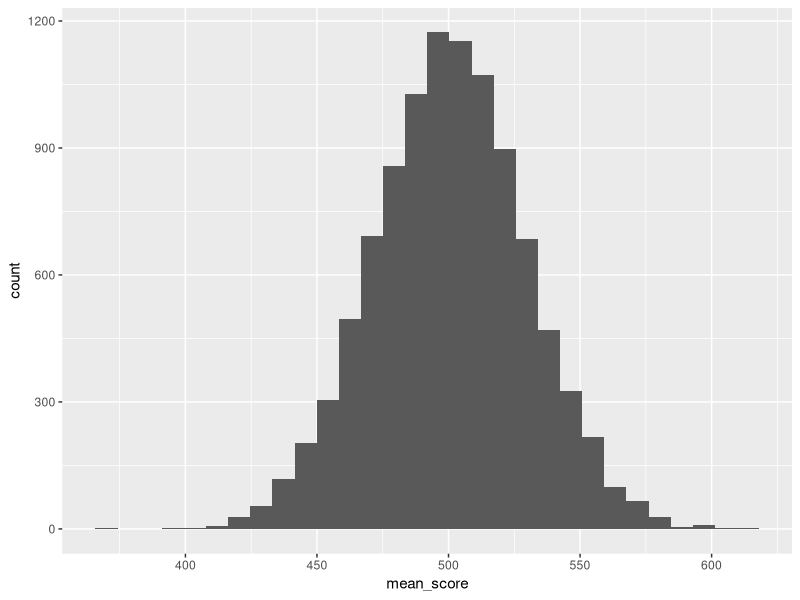
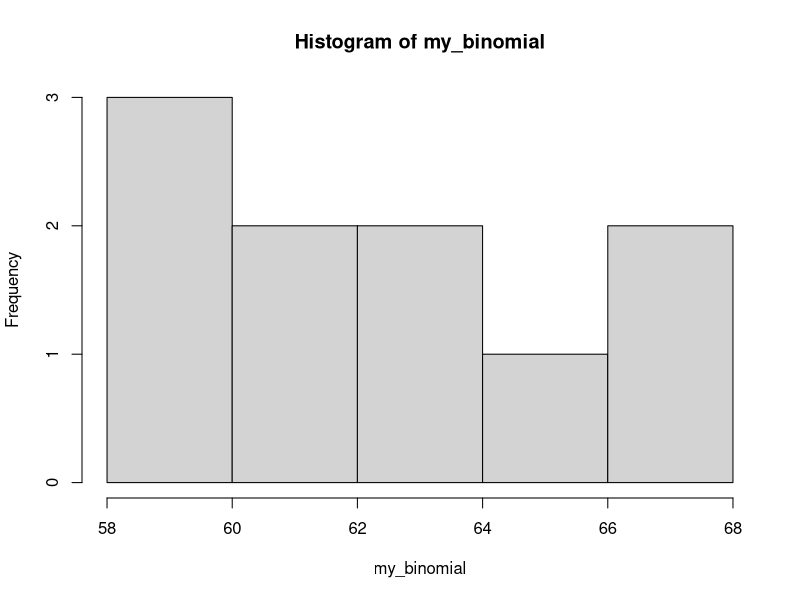

These charts were generated, in order, by the following R code:
## ---- chunk 1
library(tidyverse)

possible_nums <- 1:1000

df <- expand_grid(sample_num = 1:10000, draw_num = 1:100) %>% 
  group_by(sample_num) %>% 
  mutate(score = sample(possible_nums, size = n(), replace = T)) %>% 
  summarise(
    mean_score = mean(score),
    standard_dev = sd(score))

ggplot(df, mapping = aes(x = mean_score)) +
  geom_histogram()
## ---- chunk 2
my_normal <- rpois(n = 1000, lambda = 10)

my_binomial <- rbinom(n = 10, size = 100, prob = .60)

hist(my_binomial)
## ---- chunk 3
pwr::pwr.t.test(n = 150, d = .30)
## ---- chunk 4
df <- expand_grid(sample = 1:1000, group = 0:1, person_id = 1:150) %>% 
  group_by(sample) %>% 
  mutate(
    bias = if_else(
      condition = group == 0,
      true = 0,
      false = runif(n = n(), min = 0, max = .20)),
    true_score = if_else(
      condition = group == 0,
      true = rnorm(n = n(), mean = 0, sd = 1),
      false = rnorm(n = n(), mean = .30, sd = 1)),
    biased_score = true_score + bias) %>% 
  nest() %>% 
  mutate(
    fit = map(data, ~ t.test(biased_score ~ group, data = .x)),
    results = map(fit, ~ broom::tidy(.x))) %>% 
  unnest(results) %>% 
  ungroup() %>% 
  summarise(
    mean_bias = mean(estimate - -.30),
    power = sum(p.value < .05)/length(p.value))

df
